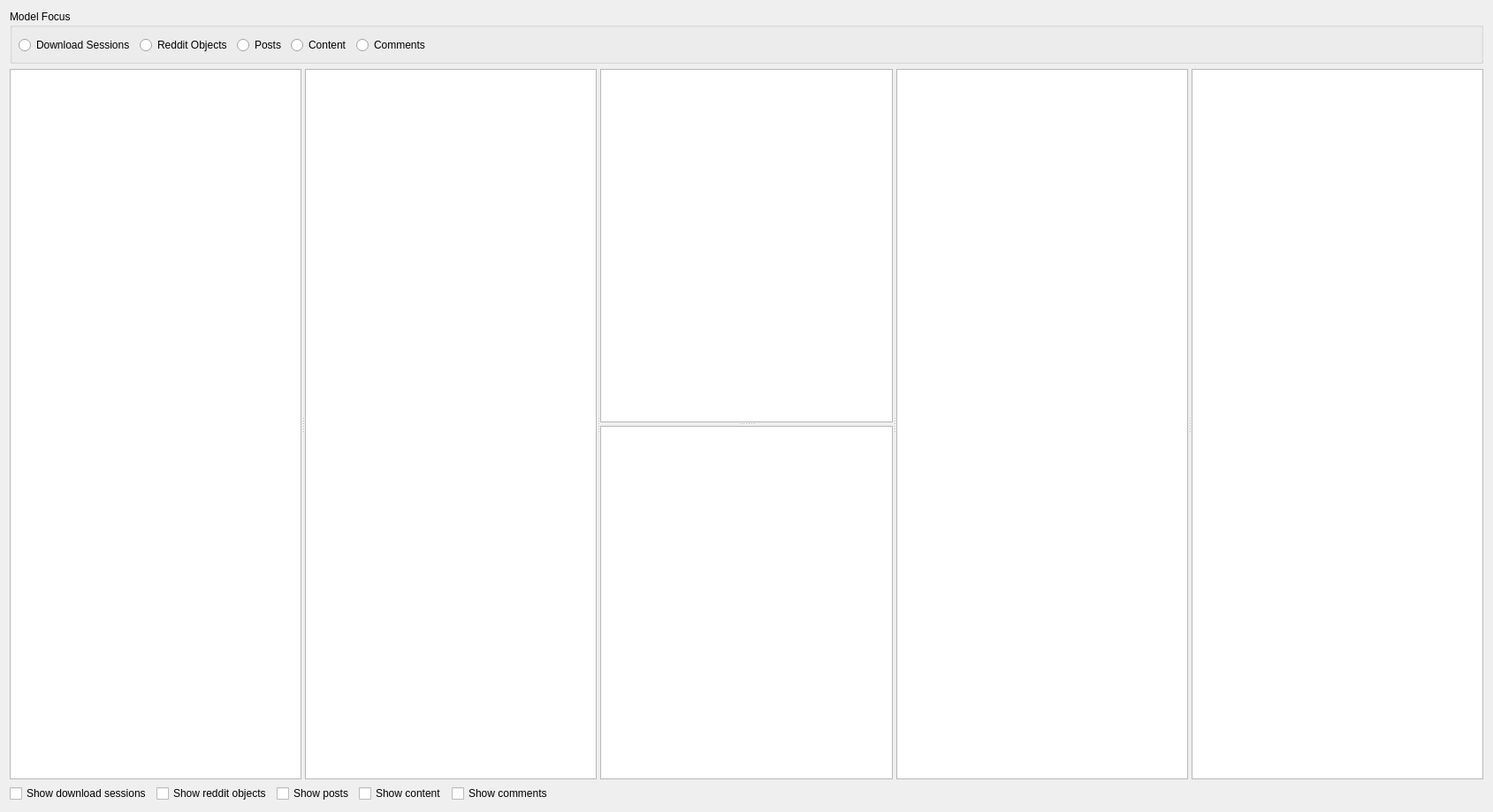
<?xml version="1.0" encoding="UTF-8"?>
<ui version="4.0">
 <class>DatabaseDialog</class>
 <widget class="QDialog" name="DatabaseDialog">
  <property name="geometry">
   <rect>
    <x>0</x>
    <y>0</y>
    <width>1689</width>
    <height>919</height>
   </rect>
  </property>
  <property name="windowTitle">
   <string>Database</string>
  </property>
  <layout class="QVBoxLayout" name="verticalLayout_7">
   <item>
    <layout class="QVBoxLayout" name="verticalLayout_6">
     <item>
      <widget class="QGroupBox" name="model_focus_group_box">
       <property name="minimumSize">
        <size>
         <width>0</width>
         <height>61</height>
        </size>
       </property>
       <property name="title">
        <string>Model Focus</string>
       </property>
       <widget class="QWidget" name="horizontalLayoutWidget">
        <property name="geometry">
         <rect>
          <x>10</x>
          <y>20</y>
          <width>971</width>
          <height>41</height>
         </rect>
        </property>
        <layout class="QHBoxLayout" name="horizontalLayout_2">
         <item>
          <widget class="QRadioButton" name="download_session_focus_radio">
           <property name="text">
            <string>Download Sessions</string>
           </property>
          </widget>
         </item>
         <item>
          <widget class="QRadioButton" name="reddit_object_focus_radio">
           <property name="text">
            <string>Reddit Objects</string>
           </property>
          </widget>
         </item>
         <item>
          <widget class="QRadioButton" name="post_focus_radio">
           <property name="text">
            <string>Posts</string>
           </property>
          </widget>
         </item>
         <item>
          <widget class="QRadioButton" name="content_focus_radio">
           <property name="text">
            <string>Content</string>
           </property>
          </widget>
         </item>
         <item>
          <widget class="QRadioButton" name="comment_focus_radio">
           <property name="text">
            <string>Comments</string>
           </property>
          </widget>
         </item>
         <item>
          <spacer name="horizontalSpacer_2">
           <property name="orientation">
            <enum>Qt::Horizontal</enum>
           </property>
           <property name="sizeHint" stdset="0">
            <size>
             <width>40</width>
             <height>20</height>
            </size>
           </property>
          </spacer>
         </item>
        </layout>
       </widget>
      </widget>
     </item>
     <item>
      <widget class="QSplitter" name="splitter">
       <property name="sizePolicy">
        <sizepolicy hsizetype="Expanding" vsizetype="Expanding">
         <horstretch>0</horstretch>
         <verstretch>0</verstretch>
        </sizepolicy>
       </property>
       <property name="orientation">
        <enum>Qt::Horizontal</enum>
       </property>
       <widget class="QWidget" name="download_session_widget" native="true">
        <layout class="QVBoxLayout" name="verticalLayout">
         <item>
          <widget class="QListView" name="download_session_list_view">
           <property name="editTriggers">
            <set>QAbstractItemView::NoEditTriggers</set>
           </property>
          </widget>
         </item>
        </layout>
       </widget>
       <widget class="QWidget" name="reddit_object_widget" native="true">
        <layout class="QVBoxLayout" name="verticalLayout_2">
         <item>
          <widget class="QListView" name="reddit_object_list_view">
           <property name="editTriggers">
            <set>QAbstractItemView::NoEditTriggers</set>
           </property>
          </widget>
         </item>
        </layout>
       </widget>
       <widget class="QWidget" name="post_widget" native="true">
        <layout class="QVBoxLayout" name="verticalLayout_3">
         <item>
          <widget class="QSplitter" name="post_splitter">
           <property name="orientation">
            <enum>Qt::Vertical</enum>
           </property>
           <widget class="QTableView" name="post_table_view">
            <property name="sizeAdjustPolicy">
             <enum>QAbstractScrollArea::AdjustIgnored</enum>
            </property>
            <property name="editTriggers">
             <set>QAbstractItemView::NoEditTriggers</set>
            </property>
            <property name="selectionMode">
             <enum>QAbstractItemView::SingleSelection</enum>
            </property>
            <property name="selectionBehavior">
             <enum>QAbstractItemView::SelectRows</enum>
            </property>
            <property name="showGrid">
             <bool>false</bool>
            </property>
            <property name="gridStyle">
             <enum>Qt::NoPen</enum>
            </property>
            <attribute name="horizontalHeaderCascadingSectionResizes">
             <bool>false</bool>
            </attribute>
           </widget>
           <widget class="QTextBrowser" name="post_text_browser">
            <property name="openExternalLinks">
             <bool>true</bool>
            </property>
           </widget>
          </widget>
         </item>
        </layout>
       </widget>
       <widget class="QWidget" name="content_widget" native="true">
        <layout class="QVBoxLayout" name="verticalLayout_4">
         <item>
          <widget class="QListView" name="content_list_view">
           <property name="editTriggers">
            <set>QAbstractItemView::NoEditTriggers</set>
           </property>
           <property name="iconSize">
            <size>
             <width>0</width>
             <height>0</height>
            </size>
           </property>
           <property name="flow">
            <enum>QListView::LeftToRight</enum>
           </property>
           <property name="resizeMode">
            <enum>QListView::Adjust</enum>
           </property>
           <property name="layoutMode">
            <enum>QListView::Batched</enum>
           </property>
           <property name="spacing">
            <number>5</number>
           </property>
           <property name="gridSize">
            <size>
             <width>0</width>
             <height>0</height>
            </size>
           </property>
           <property name="viewMode">
            <enum>QListView::IconMode</enum>
           </property>
           <property name="batchSize">
            <number>10</number>
           </property>
           <property name="wordWrap">
            <bool>true</bool>
           </property>
          </widget>
         </item>
        </layout>
       </widget>
       <widget class="QWidget" name="comment_widget" native="true">
        <layout class="QVBoxLayout" name="verticalLayout_5">
         <item>
          <widget class="QTreeView" name="comment_tree_view">
           <property name="editTriggers">
            <set>QAbstractItemView::NoEditTriggers</set>
           </property>
          </widget>
         </item>
        </layout>
       </widget>
      </widget>
     </item>
     <item>
      <layout class="QHBoxLayout" name="horizontalLayout">
       <item>
        <widget class="QCheckBox" name="show_download_sessions_checkbox">
         <property name="text">
          <string>Show download sessions</string>
         </property>
        </widget>
       </item>
       <item>
        <widget class="QCheckBox" name="show_reddit_objects_checkbox">
         <property name="text">
          <string>Show reddit objects</string>
         </property>
        </widget>
       </item>
       <item>
        <widget class="QCheckBox" name="show_posts_checkbox">
         <property name="text">
          <string>Show posts</string>
         </property>
        </widget>
       </item>
       <item>
        <widget class="QCheckBox" name="show_content_checkbox">
         <property name="text">
          <string>Show content</string>
         </property>
        </widget>
       </item>
       <item>
        <widget class="QCheckBox" name="show_comments_checkbox">
         <property name="text">
          <string>Show comments</string>
         </property>
        </widget>
       </item>
       <item>
        <spacer name="horizontalSpacer">
         <property name="orientation">
          <enum>Qt::Horizontal</enum>
         </property>
         <property name="sizeHint" stdset="0">
          <size>
           <width>40</width>
           <height>20</height>
          </size>
         </property>
        </spacer>
       </item>
      </layout>
     </item>
    </layout>
   </item>
  </layout>
 </widget>
 <resources/>
 <connections/>
</ui>
